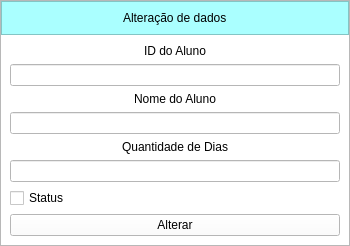
<?xml version="1.0" encoding="UTF-8"?>
<ui version="4.0">
 <class>MainWindow</class>
 <widget class="QMainWindow" name="MainWindow">
  <property name="geometry">
   <rect>
    <x>0</x>
    <y>0</y>
    <width>350</width>
    <height>235</height>
   </rect>
  </property>
  <property name="maximumSize">
   <size>
    <width>350</width>
    <height>235</height>
   </size>
  </property>
  <property name="windowTitle">
   <string>Alteração de Dados</string>
  </property>
  <property name="windowIcon">
   <iconset>
    <normaloff>icons/alterar.png</normaloff>icons/alterar.png</iconset>
  </property>
  <widget class="QWidget" name="centralwidget">
   <layout class="QGridLayout" name="gridLayout">
    <property name="leftMargin">
     <number>0</number>
    </property>
    <property name="topMargin">
     <number>0</number>
    </property>
    <property name="rightMargin">
     <number>0</number>
    </property>
    <property name="bottomMargin">
     <number>0</number>
    </property>
    <property name="spacing">
     <number>0</number>
    </property>
    <item row="0" column="0">
     <widget class="QFrame" name="frame">
      <property name="frameShape">
       <enum>QFrame::StyledPanel</enum>
      </property>
      <property name="frameShadow">
       <enum>QFrame::Raised</enum>
      </property>
      <layout class="QVBoxLayout" name="verticalLayout">
       <property name="spacing">
        <number>0</number>
       </property>
       <property name="leftMargin">
        <number>0</number>
       </property>
       <property name="topMargin">
        <number>0</number>
       </property>
       <property name="rightMargin">
        <number>0</number>
       </property>
       <property name="bottomMargin">
        <number>0</number>
       </property>
       <item>
        <widget class="QFrame" name="frame_3">
         <property name="maximumSize">
          <size>
           <width>16777215</width>
           <height>40</height>
          </size>
         </property>
         <property name="styleSheet">
          <string notr="true">background-color: rgb(170, 255, 255);</string>
         </property>
         <property name="frameShape">
          <enum>QFrame::StyledPanel</enum>
         </property>
         <property name="frameShadow">
          <enum>QFrame::Plain</enum>
         </property>
         <layout class="QVBoxLayout" name="verticalLayout_3">
          <item alignment="Qt::AlignHCenter">
           <widget class="QLabel" name="label_3">
            <property name="text">
             <string>Alteração de dados</string>
            </property>
           </widget>
          </item>
         </layout>
        </widget>
       </item>
       <item>
        <widget class="QFrame" name="frame_2">
         <property name="styleSheet">
          <string notr="true">background-color: rgb(255, 255, 255);</string>
         </property>
         <property name="frameShape">
          <enum>QFrame::NoFrame</enum>
         </property>
         <property name="frameShadow">
          <enum>QFrame::Plain</enum>
         </property>
         <layout class="QVBoxLayout" name="verticalLayout_2">
          <item alignment="Qt::AlignHCenter">
           <widget class="QLabel" name="label">
            <property name="text">
             <string>ID do Aluno</string>
            </property>
           </widget>
          </item>
          <item>
           <widget class="QLineEdit" name="id_aluno"/>
          </item>
          <item alignment="Qt::AlignHCenter">
           <widget class="QLabel" name="label_2">
            <property name="text">
             <string>Nome do Aluno</string>
            </property>
           </widget>
          </item>
          <item>
           <widget class="QLineEdit" name="nome_aluno"/>
          </item>
          <item alignment="Qt::AlignHCenter">
           <widget class="QLabel" name="label_4">
            <property name="text">
             <string>Quantidade de Dias</string>
            </property>
           </widget>
          </item>
          <item>
           <widget class="QLineEdit" name="quantidade_dias"/>
          </item>
          <item>
           <widget class="QCheckBox" name="check_status">
            <property name="text">
             <string>Status</string>
            </property>
           </widget>
          </item>
          <item>
           <widget class="QPushButton" name="btn_alterar">
            <property name="text">
             <string>Alterar</string>
            </property>
           </widget>
          </item>
         </layout>
        </widget>
       </item>
      </layout>
     </widget>
    </item>
   </layout>
  </widget>
 </widget>
 <resources/>
 <connections/>
</ui>
